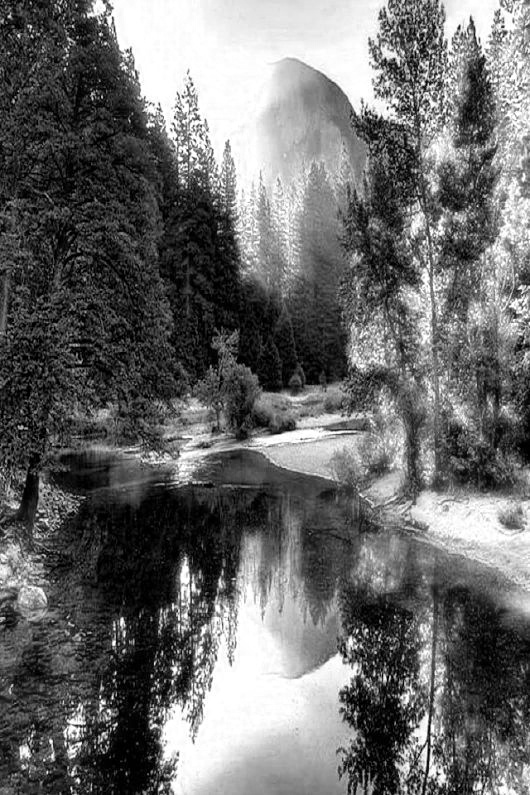
#> input picture Problema2/imagen2_salida_gray_rojo.jpg, 530 x 795 px
$ python Problema2.py
#> lines starting #> are read from the running program, lines starting #| are printed output that depends on the picture
import cv2
import numpy as np
import sys

def activeChannel(imagePath1, imagePath2, imagePath3):

#> called with imagePath1 = 'imagen2_salida_gray_rojo.jpg', imagePath2 = 'imagen2_salida_gray_verde.jpg', imagePath3 = 'imagen2_salida_gray_azul.jpg'
    print("inicia el proceso de generacion de imagen")

    imgRojo = cv2.imread(imagePath1)
#> imgRojo is the input picture: shape (795, 530, 3); min 0, max 255, mean 106.5
    imgVerde = cv2.imread(imagePath2)
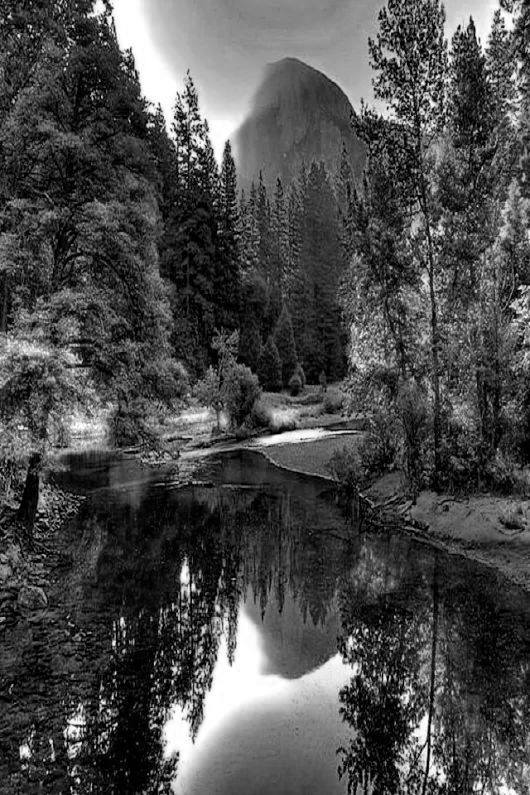
#> input picture Problema2/imagen2_salida_gray_verde.jpg, 530 x 795 px
#> imgVerde is the input picture: shape (795, 530, 3); min 0, max 255, mean 75.3
    imgAzul = cv2.imread(imagePath3)
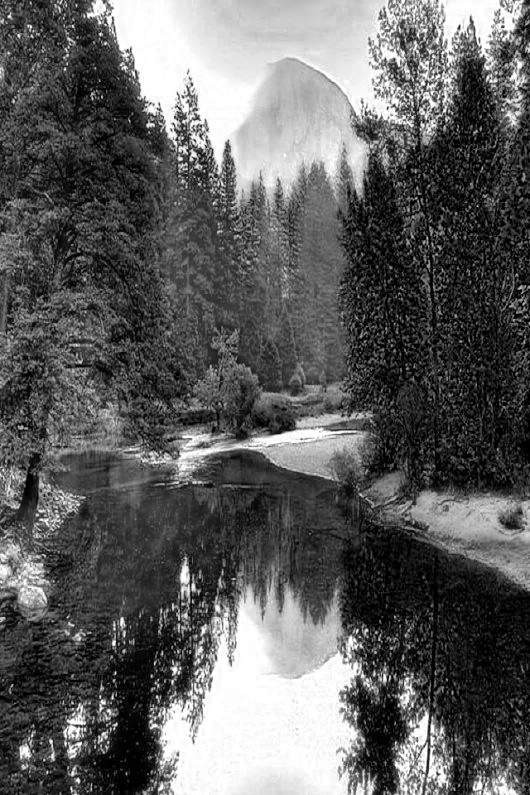
#> input picture Problema2/imagen2_salida_gray_azul.jpg, 530 x 795 px
#> imgAzul is the input picture: shape (795, 530, 3); min 0, max 255, mean 95.1


    alto = imgRojo.shape[0]
#> alto = 795
    ancho = imgRojo.shape[1]
#> ancho = 530
    canales = imgRojo.shape[2]
#> canales = 3

    out =  np.zeros((alto, ancho, 3))

    for i in range (alto):
        for j in range(ancho):
            pixelRojo = imgRojo[i,j]
            pixelVerde = imgVerde[i,j]
            pixelAzul = imgAzul[i,j]

            rojo = pixelRojo[2]
            verde = pixelVerde[1]
            azul = pixelAzul[0]

            out[i,j] = [azul, verde, rojo]
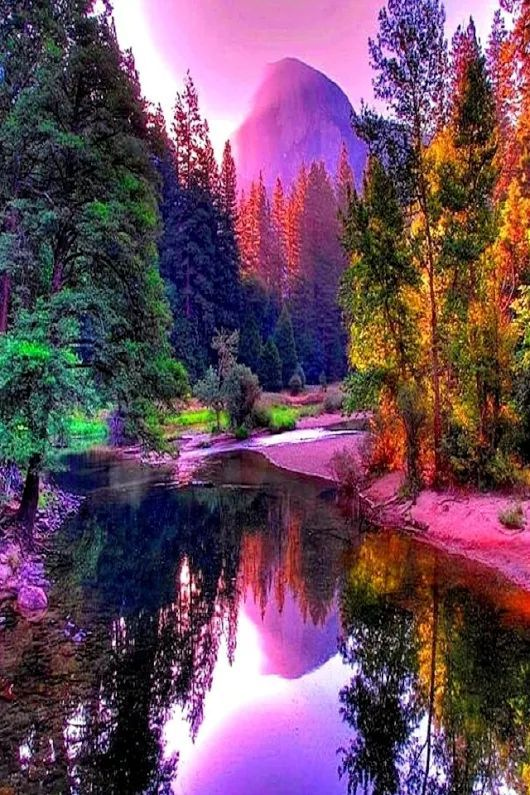
#> out: shape (795, 530, 3) float64; mean B, G, R 95.1, 75.3, 106.5

     # escribe la imagen en disco
    cv2.imwrite("salida.jpg",out)

    print("Finalizo la generacion de la imagen!!")

activeChannel("imagen2_salida_gray_rojo.jpg","imagen2_salida_gray_verde.jpg","imagen2_salida_gray_azul.jpg")
